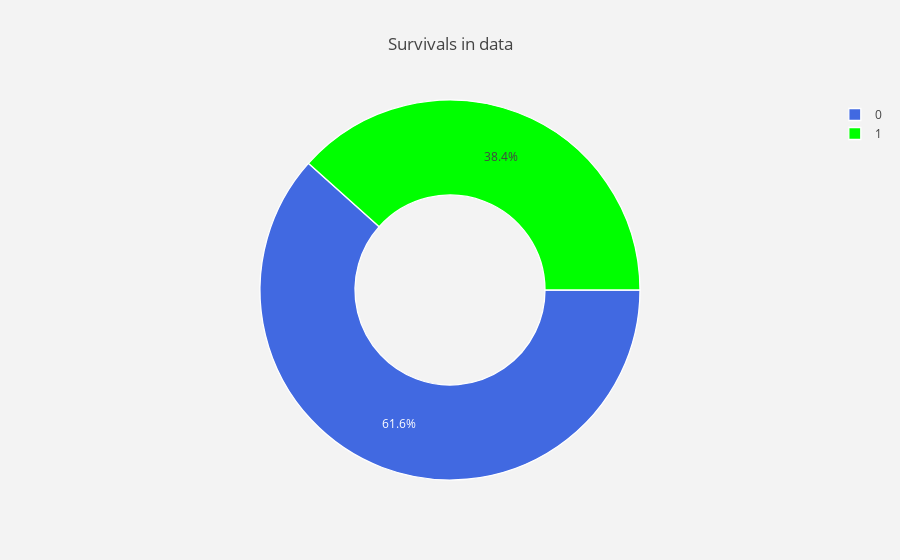

The code cell stored with this chart in its notebook:
### Markdown cell above
### Survivals

### Code cell
#labels
lab = df_train[target].value_counts().keys().tolist()
#values
val = df_train[target].value_counts().values.tolist()

trace = go.Pie(labels = lab, values = val ,
               marker = dict(colors =  [ 'royalblue' ,'lime'],
                             line = dict(color = "white",
                                         width =  1.3)
                            ),
               rotation = 90,
               hoverinfo = "label+value+text",
               hole = .5
              )
layout = go.Layout(dict(title = "Survivals in data",
                        plot_bgcolor  = "rgb(243,243,243)",
                        paper_bgcolor = "rgb(243,243,243)",
                       )
                  )

data = [trace]
fig = go.Figure(data = data,layout = layout)
py.iplot(fig)

### Figure 1 — Plotly figure (JSON) as saved in the notebook; plotly's stock layout.template omitted (floating-point values rounded to 4 significant figures)
{"data": [{"hole": 0.5, "hoverinfo": "label+value+text", "labels": [0, 1], "marker": {"colors": ["royalblue", "lime"], "line": {"color": "white", "width": 1.3}}, "rotation": 90, "type": "pie", "uid": "51e1db04-a5e1-4697-9249-37048fb49958", "values": [549, 342]}], "layout": {"paper_bgcolor": "rgb(243,243,243)", "plot_bgcolor": "rgb(243,243,243)", "title": {"text": "Survivals in data"}}}
